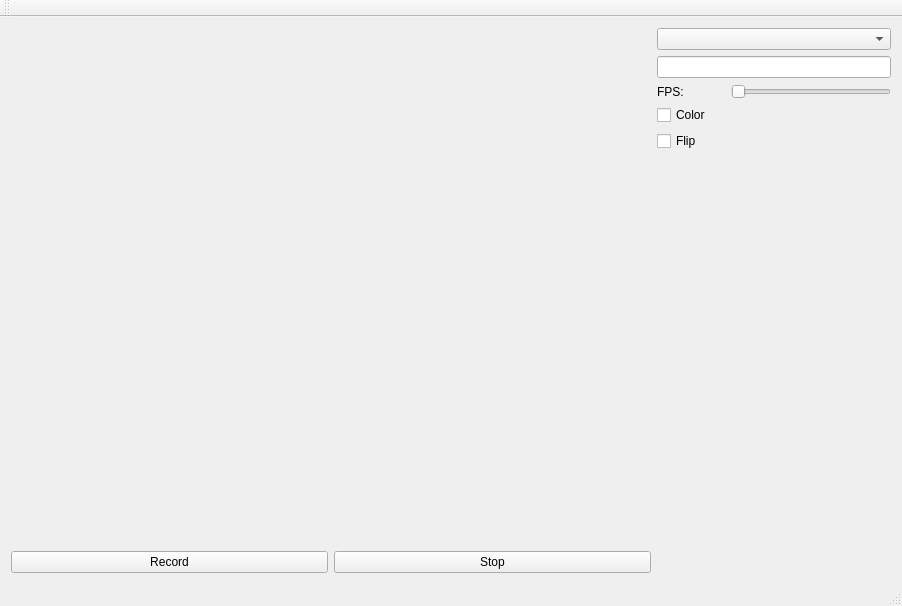
<?xml version="1.0" encoding="UTF-8"?>
<ui version="4.0">
 <class>CamRecorderWindow</class>
 <widget class="QMainWindow" name="CamRecorderWindow">
  <property name="geometry">
   <rect>
    <x>0</x>
    <y>0</y>
    <width>902</width>
    <height>606</height>
   </rect>
  </property>
  <property name="sizePolicy">
   <sizepolicy hsizetype="Expanding" vsizetype="Expanding">
    <horstretch>0</horstretch>
    <verstretch>0</verstretch>
   </sizepolicy>
  </property>
  <property name="windowTitle">
   <string>MainWindow</string>
  </property>
  <widget class="QWidget" name="centralWidget">
   <layout class="QHBoxLayout" name="horizontalLayout_3">
    <item>
     <layout class="QVBoxLayout" name="verticalLayout">
      <item>
       <widget class="QLabel" name="imageLbl">
        <property name="sizePolicy">
         <sizepolicy hsizetype="MinimumExpanding" vsizetype="MinimumExpanding">
          <horstretch>0</horstretch>
          <verstretch>0</verstretch>
         </sizepolicy>
        </property>
        <property name="minimumSize">
         <size>
          <width>640</width>
          <height>480</height>
         </size>
        </property>
        <property name="autoFillBackground">
         <bool>true</bool>
        </property>
        <property name="text">
         <string/>
        </property>
       </widget>
      </item>
      <item>
       <layout class="QHBoxLayout" name="horizontalLayout">
        <item>
         <widget class="QPushButton" name="recordBtn">
          <property name="text">
           <string>Record</string>
          </property>
         </widget>
        </item>
        <item>
         <widget class="QPushButton" name="stopBtn">
          <property name="text">
           <string>Stop</string>
          </property>
         </widget>
        </item>
       </layout>
      </item>
     </layout>
    </item>
    <item>
     <layout class="QVBoxLayout" name="verticalLayout_3">
      <item>
       <widget class="QComboBox" name="camComboBox"/>
      </item>
      <item>
       <widget class="QLineEdit" name="saveFilePathLineEdit"/>
      </item>
      <item>
       <layout class="QVBoxLayout" name="verticalLayout_2">
        <item>
         <layout class="QHBoxLayout" name="horizontalLayout_2">
          <item>
           <widget class="QLabel" name="fpsText">
            <property name="text">
             <string>FPS:</string>
            </property>
           </widget>
          </item>
          <item>
           <widget class="QLabel" name="fpsValue">
            <property name="sizePolicy">
             <sizepolicy hsizetype="MinimumExpanding" vsizetype="Preferred">
              <horstretch>0</horstretch>
              <verstretch>0</verstretch>
             </sizepolicy>
            </property>
            <property name="minimumSize">
             <size>
              <width>24</width>
              <height>0</height>
             </size>
            </property>
            <property name="text">
             <string/>
            </property>
           </widget>
          </item>
          <item>
           <widget class="QSlider" name="fpsSlider">
            <property name="sizePolicy">
             <sizepolicy hsizetype="Preferred" vsizetype="Fixed">
              <horstretch>0</horstretch>
              <verstretch>0</verstretch>
             </sizepolicy>
            </property>
            <property name="minimumSize">
             <size>
              <width>160</width>
              <height>0</height>
             </size>
            </property>
            <property name="minimum">
             <number>1</number>
            </property>
            <property name="maximum">
             <number>50</number>
            </property>
            <property name="orientation">
             <enum>Qt::Horizontal</enum>
            </property>
           </widget>
          </item>
         </layout>
        </item>
        <item>
         <widget class="QCheckBox" name="colorCheckBox">
          <property name="text">
           <string>Color</string>
          </property>
         </widget>
        </item>
        <item>
         <widget class="QCheckBox" name="flipCheckBox">
          <property name="text">
           <string>Flip</string>
          </property>
         </widget>
        </item>
       </layout>
      </item>
      <item>
       <spacer name="verticalSpacer">
        <property name="orientation">
         <enum>Qt::Vertical</enum>
        </property>
        <property name="sizeHint" stdset="0">
         <size>
          <width>20</width>
          <height>40</height>
         </size>
        </property>
       </spacer>
      </item>
     </layout>
    </item>
   </layout>
  </widget>
  <widget class="QMenuBar" name="menuBar">
   <property name="geometry">
    <rect>
     <x>0</x>
     <y>0</y>
     <width>902</width>
     <height>26</height>
    </rect>
   </property>
  </widget>
  <widget class="QToolBar" name="mainToolBar">
   <attribute name="toolBarArea">
    <enum>TopToolBarArea</enum>
   </attribute>
   <attribute name="toolBarBreak">
    <bool>false</bool>
   </attribute>
  </widget>
  <widget class="QStatusBar" name="statusBar"/>
 </widget>
 <layoutdefault spacing="6" margin="11"/>
 <resources/>
 <connections/>
</ui>
